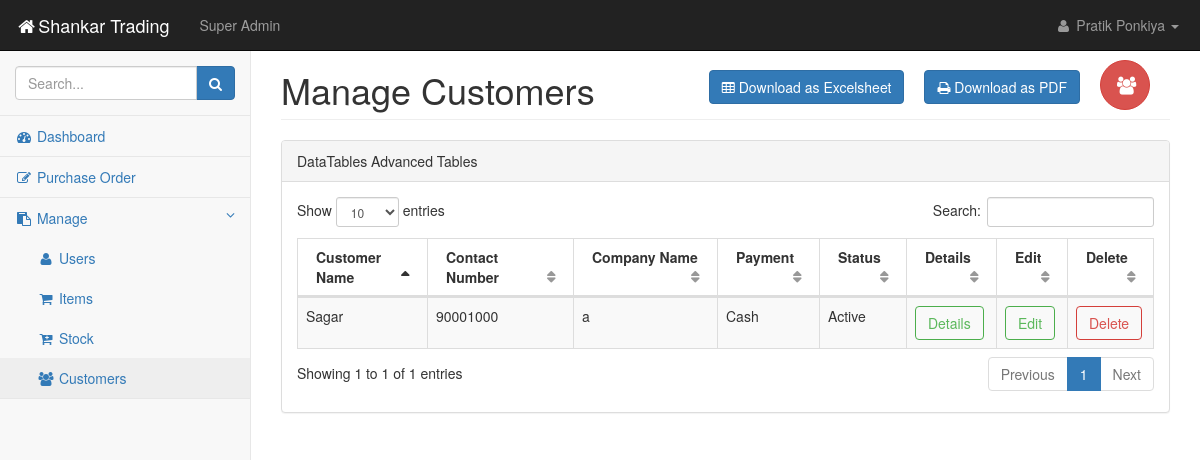
/pages/tables3.php (signed in), run on the app's committed database.
### tables this page shows
CREATE TABLE `customer_table` (
  `customer_id` int(11) NOT NULL,
  `name` varchar(255) NOT NULL,
  `erp_code` varchar(11) NOT NULL,
  `description` varchar(255) NOT NULL,
  `email` varchar(255) NOT NULL,
  `address` varchar(255) NOT NULL,
  `contact_number` varchar(11) NOT NULL,
  `company_name` varchar(255) NOT NULL,
  `payment_type` enum('0','1') NOT NULL,
  `status` enum('0','1') NOT NULL
);

### pages/tables3.php (the view, shortened to what this page needs)
<?php
include "sidepanel.php";
?>
            <div id="page-wrapper">
                <div class="row">
                    <div class="col-lg-12">
                        <form action="forms3.php" method="POST">
                    <button type="submit" class="btn btn-danger btn-circle btn-lg" style="float:right;margin:30px 20px 0px 0px;" name="addbtn">
                        <i class="fa  fa-users"></i></button></form>
                        <a href="pdflib.php?file=customers"><button type="button" class="btn btn-primary" style="float:right;margin:40px 20px 0px 0px;">
                            <i class="fa fa-print"></i> Download as PDF</button></a>
                        <a href="export_excel3.php"><button type="button" class="btn btn-primary" style="float:right;margin:40px 20px 0px 0px;">
                            <i class="fa fa-table"></i> Download as Excelsheet</button></a>
                        <h1 class="page-header">Manage Customers</h1>
                    </div>
                </div>
                <div class="row">
                    <div class="col-lg-12">
                        <div class="panel panel-default">
                            <div class="panel-heading">
                                DataTables Advanced Tables
                            </div>
                            <div class="panel-body">
                                <div class="dataTable_wrapper">
                                    <table class="table table-striped table-bordered table-hover" id="dataTables-example">
                                    <col width="130">
                                        <thead>
                                            <tr>
                                                  <th>Customer Name</th>
                                                <th>Contact Number</th>
                                                  <th>Company Name</th>
                                                  <th>Payment</th>
                                                  <th>Status</th>
                                                  <th>Details</th>
                                                  <th>Edit</th>
                                                  <th>Delete</th>
                                            </tr>
                                        </thead>
                                        <tbody>
                                            <?php
                                            $sql = "SELECT * FROM `customer_table`";
                                            $result = $conn->query($sql);
                                            while($row=$result->fetch_assoc()){?>
                                        <tr class="odd gradeX">
                                                <td><?php echo $row['name'];?></td>
                                               <td><?php echo $row['contact_number'];?></td>
                                                <td><?php echo $row['company_name'];?></td>
                                                <td><?php
                                                if($row['payment_type'] == 0){
                                                    echo 'Cash';
                                                } else {
                                                    echo 'Credit';
                                                }?></td><td><?php
                                                if($row['status'] == 1){
                                                    echo 'Active';
                                                } else {
                                                    echo 'Inactive';
                                                }?></td>
                                                <td class="center">
                                                      <form action="forms3.php" method="POST">
                                                      <button type="submit" class="btn btn-outline btn-success" name="detailbtn">Details</button>
                                                      </form>
                                                  </td>
                                                  <td class="center">
                                                      <form action="forms3.php" method="POST">
                                                      <button type="submit" class="btn btn-outline btn-success" name="editbtn">Edit</button>
                                                      </form>
                                                  </td>
                                                  <td class="center">
                                                      <form action="delete_user.php" method="POST">
                                                      <button type="submit" onclick="return confirm_delete()" class="btn btn-outline btn-danger" name="deletebtn_customer">Delete</button>
                                                    </form>
                                                </td>
                                       </tr>
                                            <?php } ?>
                                        </tbody>
                                    </table>
                                </div>
                            </div>
                        </div>
                    </div>
                </div>
            </div>
        </div>
    </body>
</html>

### css/startmin.css (style rules this page uses)
body { background-color: #f8f8f8; }
#page-wrapper { padding: 30px 15px 0 15px; min-height: 568px; background-color: #fff; }
@media (min-width:768px) { #page-wrapper { position: inherit; margin-left: 250px; padding: 30px 30px 0 30px; border-left: 1px solid #e7e7e7; } }
.btn-outline { color: inherit; background-color: transparent; transition: all .5s; }
.btn-success.btn-outline { color: #5cb85c; }
.btn-danger.btn-outline { color: #d9534f; }
table.dataTable thead .sorting, table.dataTable thead .sorting_asc, table.dataTable thead .sorting_desc, table.dataTable thead .sorting_asc_disabled, table.dataTable thead .sorting_desc_disabled { background: 0 0; }
table.dataTable thead .sorting_asc:after { content: "\f0de"; float: right; font-family: fontawesome; }
table.dataTable thead .sorting:after { content: "\f0dc"; float: right; font-family: fontawesome; color: rgba(50,50,50,.5); }
.btn-circle { width: 30px; height: 30px; padding: 6px 0; border-radius: 15px; text-align: center; font-size: 12px; line-height: 1.428571429; }
.btn-circle.btn-lg { width: 50px; height: 50px; padding: 10px 16px; border-radius: 25px; font-size: 18px; line-height: 1.33; }

### data on the page
customer_table: name "Sagar", contact_number "90001000", company_name "a", payment_type "Cash", status "Active"

### other printed values
$_SESSION['fname'] "Pratik"
$_SESSION['lname'] "Ponkiya"
